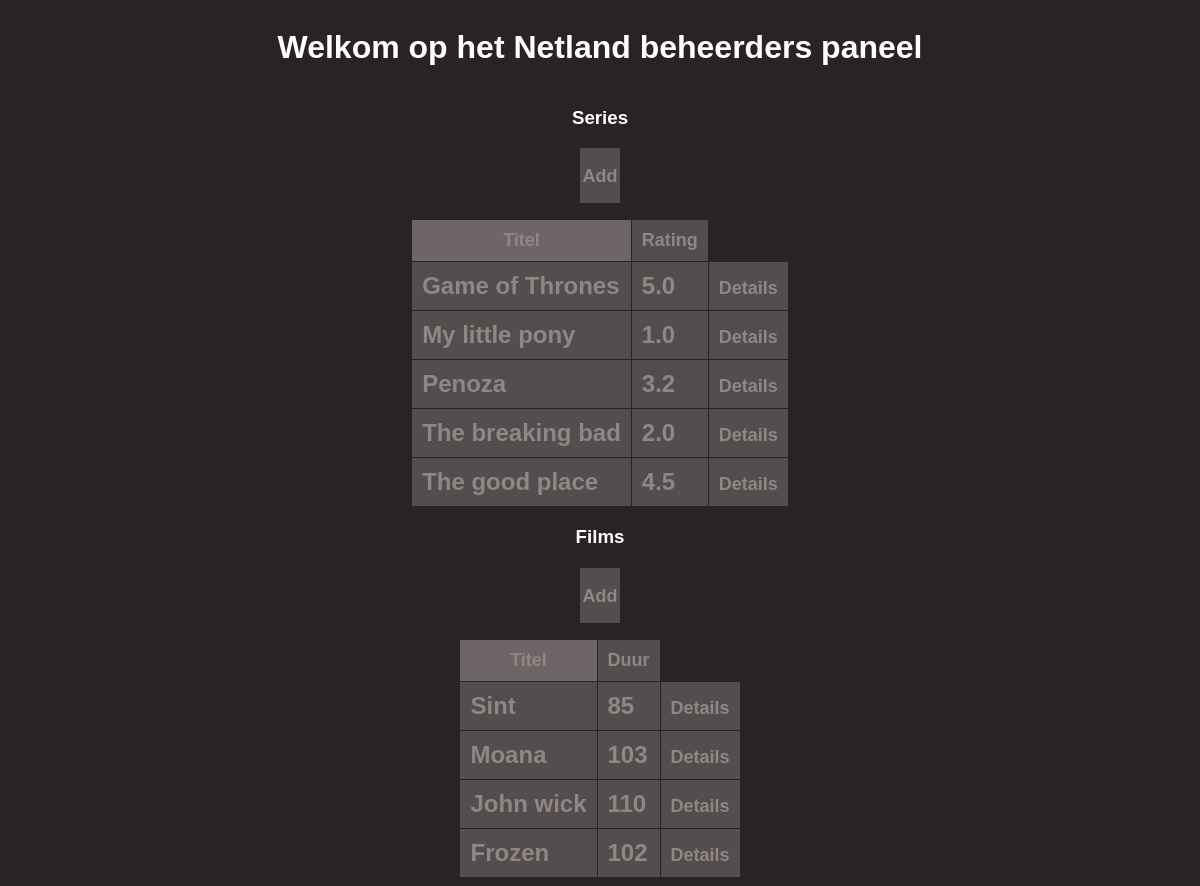
Page /?sort2=title&order2=desc on the committed database.
### tables this page shows
CREATE TABLE `media` (
  `id` int(11) NOT NULL,
  `title` varchar(255) DEFAULT NULL,
  `type` enum('movie','series') DEFAULT NULL,
  `rating` decimal(3,1) DEFAULT NULL,
  `length_in_minutes` int(11) DEFAULT NULL,
  `released_at` date DEFAULT NULL,
  `summary` text DEFAULT NULL,
  `youtube_trailer_id` varchar(20) DEFAULT NULL,
  `has_won_awards` int(11) DEFAULT NULL,
  `seasons` int(11) DEFAULT NULL,
  `country` varchar(15) DEFAULT NULL,
  `spoken_in_language` varchar(15) DEFAULT NULL
);

### index.php (the view, shortened to what this page needs)
<!DOCTYPE html>
<html lang="en">
<head>
</head>
<body>
    <?php
    $localhost = 'localhost';
    $db = 'netland';
    $user = 'bit_academy';
    $pass = 'bit_academy';
    $charset = 'utf8mb4';
    $dsn = "mysql:host=$localhost;dbname=$db;charset=$charset";
    try {
        $pdo = new PDO($dsn, $user, $pass);
    } catch (\PDOException $e) {
        echo 'Error connecting to database on line: ' . $e->getMessage();
    }
    $sort = $_GET['sort'] ?? 'title';
    $sort2 = $_GET['sort2'] ?? 'title';
    $order = $_GET['order'] ?? 'asc';
    $order2 = $_GET['order2'] ?? 'asc';
    $stmt = $pdo->prepare("SELECT * FROM media WHERE type = 'series' ORDER BY $sort $order");
    $stmt->execute();
    $series_array = $stmt->fetchAll(PDO::FETCH_OBJ);
    $stmt = $pdo->prepare("SELECT * FROM media WHERE type = 'movie' ORDER BY $sort2 $order2");
    $stmt->execute();
    $movies_array = $stmt->fetchAll(PDO::FETCH_OBJ);
    function getOppositeOrder($order)
    {
        return $order === 'asc' ? 'desc' : 'asc';
    }
    function getOppositeOrder2($order2)
    {
        return $order2 === 'asc' ? 'desc' : 'asc';
    }
    function echoSeries($series_array)
    {
        foreach ($series_array as $key) {
            echo '<tr>';
            echo '<td>' . $key->title . '</td>';
            echo '<td>' . $key->rating . '</td>';
            echo '<td>' . "<a href='detail.php?id=$key->id'>Details</a>" . '</td>';
            echo '</tr>';
        }
    }
    function echoMovies($movies_array)
    {
        foreach ($movies_array as $key) {
            echo    '<tr>';
            echo    '<td>' . $key->title . '</td>';
            echo    '<td>' . $key->length_in_minutes . '</td>';
            echo    '<td>' . "<a href='detail.php?id=$key->id'>Details</a>" . '</td>';
            echo    '</tr>';
        }
    }
    ?>
    <h1>Welkom op het Netland beheerders paneel</h1>
    <table>
        <h3>Series</h3>
        <tr>
            <div class="add">
                <p><a href='insert.php'>Add</a></p>
            </div>
            <th class="sortable <?php if ($sort === 'title') {
                                    echo "sorted-$order";
                                } ?>">
                <a href="?sort=title&order=<?php echo getOppositeOrder($order); ?>">Titel</a>
            </th>
            <th class="sortable <?php if ($sort === 'rating') {
                                    echo "sorted-$order";
                                } ?>">
                <a href="?sort=rating&order=<?php echo getOppositeOrder($order); ?>">Rating</a>
            </th>
            <?php echoSeries($series_array); ?>
        </tr>
    </table>
    <table>
        <h3>Films</h3>
        <tr>
            <div class="add">
                <p><a href='insert.php'>Add</a></p>
            </div>
            <th class="sortable <?php if ($sort2 === 'title') {
                                    echo "sorted-$order2";
                                } ?>">
                <a href="?sort2=title&order2=<?php echo getOppositeOrder2($order2); ?>">Titel</a>
            </th>
            <th class="sortable <?php if ($sort2 === 'length_in_minutes') {
                                    echo "sorted-$order2";
                                } ?>">
                <a href="?sort2=length_in_minutes&order2=<?php echo getOppositeOrder2($order2); ?>">Duur</a>
            </th>
            <?php echoMovies($movies_array); ?>
        </tr>
    </table>

### index.php (style rules this page uses)
body { display: flex; flex-direction: column; justify-content: center; align-items: center; background-color: #2A2323; font-family: Arial, Helvetica, sans-serif; }
a { text-decoration: none; color: #908686; font-weight: bold; font-size: large; }
h1, h3 { color: white; }
table { border-collapse: collapse; margin-top: 15px; }
th { border: 1px solid #2A2323; background-color: #544D4D; color: #908686; font-weight: bold; font-size: large; padding: 10px; cursor: pointer; }
.add { border: 1px solid #2A2323; background-color: #544D4D; color: #908686; font-weight: bold; font-size: large; cursor: pointer; text-align: center; width: 40px; height: 55px; }
th.sorted-asc, th.sorted-desc { background-color: #6E6666; }
td { border: 1px solid #2A2323; background-color: #544D4D; color: #908686; font-weight: bold; font-size: x-large; padding: 10px; }

### rows in the picture
media: title "Game of Thrones", rating "5.0"
media: title "My little pony", rating "1.0"
media: title "Penoza", rating "3.2"
media: title "The breaking bad", rating "2.0"
media: title "The good place", rating "4.5"
media: title "Sint", length_in_minutes "85"
media: title "Moana", length_in_minutes "103"
media: title "John wick", length_in_minutes "110"
media: title "Frozen", length_in_minutes "102"
